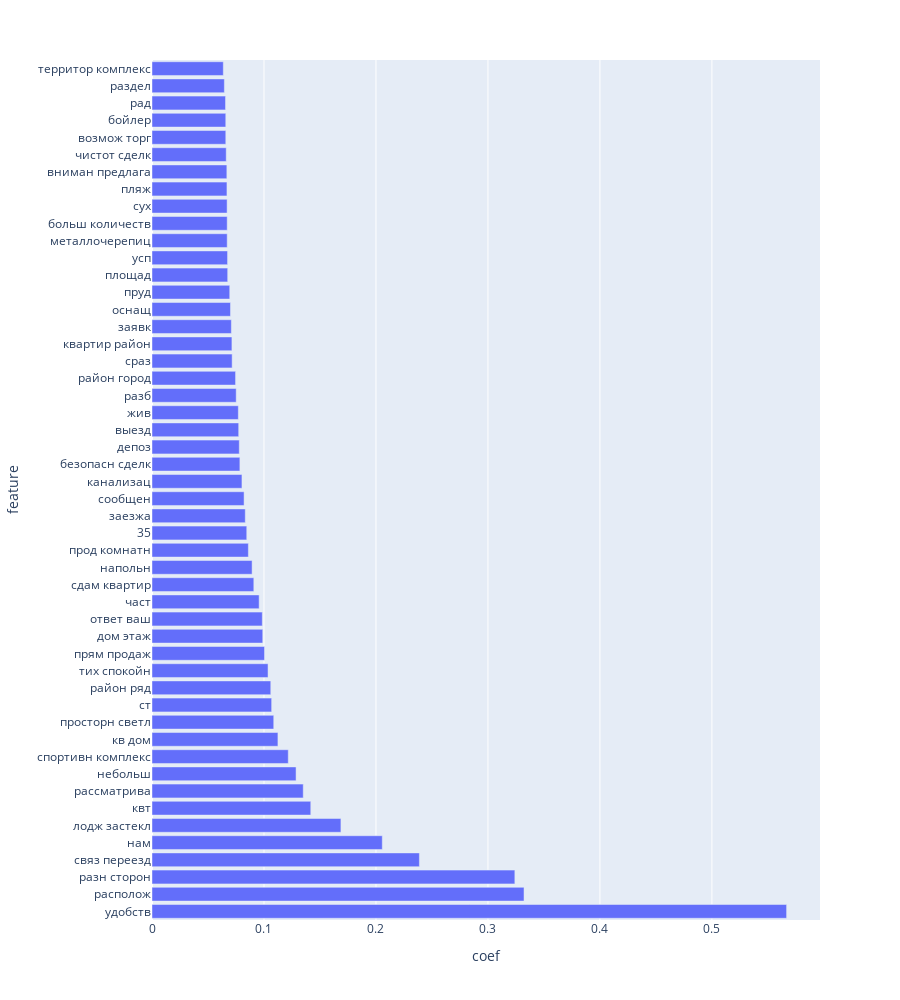

Source (notebook cell):
### Markdown cell above
### `kosmeticheskii`

### Code cell
pipe = Pipeline(
    steps=[('ss', StandardScaler()),
           ('lr', LogisticRegression(random_state=RANDOM_STATE))]
)

pipe.fit(
    X=bow_vect.transform(df.loc[df['sample_part'] == 'train', 'description_text_stem']).toarray(),
    y=df.loc[df['sample_part'] == 'train', 'kosmeticheskii']
)

best_features(model=pipe['lr'], vect=bow_vect, top_n=50, height=1000)

### Figure 1 — Plotly figure (JSON) as saved in the notebook; plotly's stock layout.template omitted (floating-point values rounded to 4 significant figures)
{"data": [{"alignmentgroup": "True", "hovertemplate": "coef=%{x}<br>feature=%{y}<extra></extra>", "legendgroup": "", "marker": {"color": "#636efa", "pattern": {"shape": ""}}, "name": "", "offsetgroup": "", "orientation": "h", "showlegend": false, "textposition": "auto", "type": "bar", "x": [0.5667, 0.3322, 0.324, 0.2388, 0.2056, 0.1687, 0.1418, 0.1351, 0.1286, 0.1217, 0.1125, 0.1087, 0.1068, 0.1061, 0.1036, 0.1005, 0.0989, 0.0985, 0.09567, 0.09092, 0.08939, 0.08605, 0.08462, 0.08329, 0.08222, 0.08032, 0.07847, 0.07794, 0.07741, 0.07709, 0.07518, 0.07462, 0.07156, 0.07136, 0.07086, 0.07007, 0.06942, 0.06759, 0.06748, 0.06715, 0.06714, 0.06707, 0.06693, 0.06684, 0.06627, 0.06589, 0.06588, 0.06566, 0.06462, 0.06369], "xaxis": "x", "y": ["удобств", "располож", "разн сторон", "связ переезд", "нам", "лодж застекл", "квт", "рассматрива", "небольш", "спортивн комплекс", "кв дом", "просторн светл", "ст", "район ряд", "тих спокойн", "прям продаж", "дом этаж", "ответ ваш", "част", "сдам квартир", "напольн", "прод комнатн", "35", "заезжа", "сообщен", "канализац", "безопасн сделк", "депоз", "выезд", "жив", "разб", "район город", "сраз", "квартир район", "заявк", "оснащ", "пруд", "площад", "усп", "металлочерепиц", "больш количеств", "сух", "пляж", "вниман предлага", "чистот сделк", "возмож торг", "бойлер", "рад", "раздел", "территор комплекс"], "yaxis": "y"}], "layout": {"barmode": "relative", "height": 1000, "legend": {"tracegroupgap": 0}, "margin": {"t": 60}, "xaxis": {"anchor": "y", "domain": [0, 1], "title": {"text": "coef"}}, "yaxis": {"anchor": "x", "domain": [0, 1], "title": {"text": "feature"}}}}
